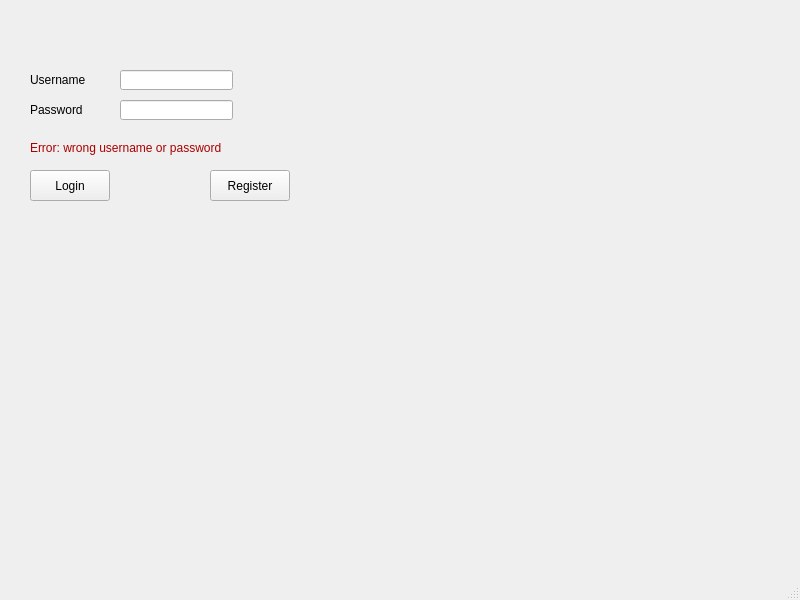
<?xml version="1.0" encoding="UTF-8"?>
<ui version="4.0">
 <class>loginwindow</class>
 <widget class="QMainWindow" name="loginwindow">
  <property name="geometry">
   <rect>
    <x>0</x>
    <y>0</y>
    <width>800</width>
    <height>600</height>
   </rect>
  </property>
  <property name="windowTitle">
   <string>loginwindow</string>
  </property>
  <widget class="QWidget" name="centralwidget">
   <widget class="QPushButton" name="pushButtonLogin">
    <property name="geometry">
     <rect>
      <x>30</x>
      <y>170</y>
      <width>80</width>
      <height>31</height>
     </rect>
    </property>
    <property name="text">
     <string>Login</string>
    </property>
   </widget>
   <widget class="QLabel" name="labelUsername">
    <property name="geometry">
     <rect>
      <x>30</x>
      <y>70</y>
      <width>61</width>
      <height>20</height>
     </rect>
    </property>
    <property name="text">
     <string>Username</string>
    </property>
   </widget>
   <widget class="QLabel" name="labelpassword">
    <property name="geometry">
     <rect>
      <x>30</x>
      <y>100</y>
      <width>61</width>
      <height>20</height>
     </rect>
    </property>
    <property name="text">
     <string>Password</string>
    </property>
   </widget>
   <widget class="QLineEdit" name="lineEditUsername">
    <property name="geometry">
     <rect>
      <x>120</x>
      <y>70</y>
      <width>113</width>
      <height>20</height>
     </rect>
    </property>
   </widget>
   <widget class="QLineEdit" name="lineEditPassword">
    <property name="geometry">
     <rect>
      <x>120</x>
      <y>100</y>
      <width>113</width>
      <height>20</height>
     </rect>
    </property>
   </widget>
   <widget class="QLabel" name="labelError">
    <property name="geometry">
     <rect>
      <x>30</x>
      <y>140</y>
      <width>211</width>
      <height>16</height>
     </rect>
    </property>
    <property name="text">
     <string>&lt;html&gt;&lt;head/&gt;&lt;body&gt;&lt;p&gt;&lt;span style=&quot; color:#aa0000;&quot;&gt;Error: wrong username or password&lt;/span&gt;&lt;/p&gt;&lt;/body&gt;&lt;/html&gt;</string>
    </property>
   </widget>
   <widget class="QPushButton" name="pushButtonRegister">
    <property name="geometry">
     <rect>
      <x>210</x>
      <y>170</y>
      <width>80</width>
      <height>31</height>
     </rect>
    </property>
    <property name="text">
     <string>Register</string>
    </property>
   </widget>
  </widget>
  <widget class="QMenuBar" name="menubar">
   <property name="geometry">
    <rect>
     <x>0</x>
     <y>0</y>
     <width>800</width>
     <height>17</height>
    </rect>
   </property>
  </widget>
  <widget class="QStatusBar" name="statusbar"/>
 </widget>
 <resources/>
 <connections/>
</ui>
